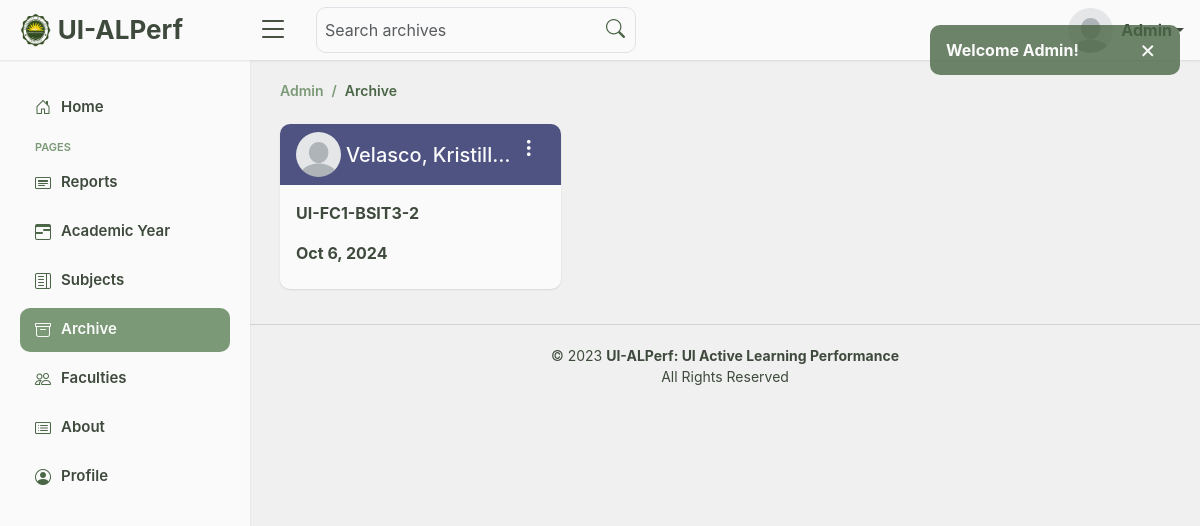
Page /admin/admin_archive.php (signed in) on the committed database.
### tables this page shows
CREATE TABLE `class_report_info` (
  `report_info_id` int(255) NOT NULL,
  `admin_id` int(255) NOT NULL,
  `faculty_id` int(255) NOT NULL,
  `section` varchar(255) NOT NULL,
  `instructor` varchar(255) NOT NULL,
  `subject` varchar(255) NOT NULL,
  `date` date NOT NULL,
  `school_year` varchar(255) NOT NULL,
  `semester` varchar(255) NOT NULL,
  `observer_name` varchar(255) NOT NULL,
  `admin_archive` tinyint(1) DEFAULT 1,
  `faculty_archive` tinyint(1) DEFAULT 1
);

### admin/admin_archive.php (the view, shortened to what this page needs)
<?php
  include "../process_admin.php";
  if(isset($_SESSION['session_admin'])){
    $admin_ID = $_SESSION['session_admin'];
    ?>
      <!DOCTYPE html>
      <html lang="en">
      <head>
        <link href="../assets/vendor/bootstrap/css/bootstrap.min.css" rel="stylesheet">
        <link href="../assets/vendor/bootstrap-icons/bootstrap-icons.css" rel="stylesheet">
        <link href="../assets/vendor/boxicons/css/boxicons.min.css" rel="stylesheet">
        <link href="../assets/css/admin.css" rel="stylesheet">
      </head>
      <body>
        <?php include "../includes/alerts.php"; ?>
        <?php include "../includes/admin_header.php"; ?>
        <?php include "../includes/admin_sidebar.php"; ?>
        <main id="main" class="main">
          <div class="pagetitle d-flex justify-content-between">
            <div>
              <nav>
                <ol class="breadcrumb">
                  <li class="breadcrumb-item"><a href="admin_home.php">Admin</a></li>
                  <li class="breadcrumb-item active">Archive</li>
                </ol>
              </nav>
            </div>
          </div>
          <section class="section report">
            <div class="row">
              <?php
                if(!isset($_GET['search_archive'])){
                  $class_report = mysqli_query($conn, "SELECT info.*,stu.*,ins.*,com.*
                  FROM `class_report_info` info
                  LEFT JOIN `class_report_stu` stu ON info.report_info_id = stu.report_stu_id
                  LEFT JOIN `class_report_ins` ins ON info.report_info_id = ins.report_ins_id
                  LEFT JOIN `class_report_com` com ON info.report_info_id = com.report_com_id
                  WHERE info.admin_id = '$admin_ID' AND info.admin_archive = FALSE ORDER BY info.report_info_id DESC");
                  if(mysqli_num_rows($class_report) > 0){
                    while($row = mysqli_fetch_assoc($class_report)){
                      $faculty_ID = $row['faculty_id'];
                      $check_faculty_pic = mysqli_query($conn, "SELECT `faculty_pic_path` FROM `faculty_pic` WHERE `id` = '$faculty_ID'");
                      if($fetch_faculty_pic = mysqli_fetch_assoc($check_faculty_pic)){
                        $faculty_pic = "../assets/img/faculty_img/" . $fetch_faculty_pic['faculty_pic_path'];
                      }else{
                        $faculty_pic = "../assets/img/default.jpg";
                      }
                      ?>
                        <div class="col-md-6 col-lg-4">
                          <div class="card">
                            <div class="card-header archive-card d-flex justify-content-between align-items-start">
                              <div class="d-flex align-items-center herds">
                                <div class="picsur">
                                  <img src="<?php echo $faculty_pic; ?>">
                                </div>
                                <h5> <?php echo $row['instructor'] ?> </h5>
                              </div>
                              <div class="dropdown">
                                <button type="button" class="dots border-0" id="dropdownMenuButton" data-bs-toggle="dropdown">
                                  <i class="bi bi-three-dots-vertical"></i>
                                </button>
                              </div>
                            </div>
                            <a href="admin_archives_view.php?report_info_id=<?php echo $row['report_info_id']; ?>&report_stu_id=<?php echo $row['report_stu_id']; ?>&report_ins_id=<?php echo $row['report_ins_id']; ?>&report_com_id=<?php echo $row['report_com_id']; ?>">
                              <div class="card-body">
                                <p class="fw-bold"><?php echo $row['section'] ?></p>
                                <p class="fw-bold mb-2"><?php echo date('M j, Y', strtotime($row['date'])); ?></p>
                              </div>
                            </a>
                          </div>
                        </div>
                      <?php
                    }
                  }else{
                    ?>
                      <div class="text-center fw-bold pagorflok">
                        <p>No Archive</p>
                      </div>
                    <?php
                  }
                }else{
                  include "../includes/search.php";
                }
              ?>
            </div>
          </section>
        </main>
        <footer id="footer" class="footer">
          <div class="copyright">
            &copy; 2023 <strong><span> UI-ALPerf: UI Active Learning Performance </span></strong><br> All Rights Reserved
          </div>
        </footer>
      </body>
      </html>
    <?php
  }else{
    header("Location: ../index.php"); exit;
  }
?>

### assets/css/admin.css (style rules this page uses)
:root { scroll-behavior: smooth; }
body { font-family: -apple-system, BlinkMacSystemFont, "Segoe UI", Roboto, "Helvetica Neue", Arial, "Noto Sans", sans-serif, "Apple Color Emoji", "Segoe UI Emoji", "Segoe UI Symbol", "Noto Color Emoji"; background: #F0F0F0; }
a { text-decoration: none; }
#main { margin-top: 60px; padding: 20px 30px; transition: all 0.3s; }
.pagetitle { margin-bottom: 7px; }
.breadcrumb { font-size: 14px; font-family: -apple-system, BlinkMacSystemFont, "Segoe UI", Roboto, "Helvetica Neue", Arial, "Noto Sans", sans-serif, "Apple Color Emoji", "Segoe UI Emoji", "Segoe UI Symbol", "Noto Color Emoji"; font-weight: 600; }
.breadcrumb a { color: #7B9977; transition: 0.3s; }
.breadcrumb .breadcrumb-item::before { color: #7B9977; }
.breadcrumb .active { color: #4A6646; font-weight: 600; }
@media (min-width: 1200px) { #main, #footer { margin-left: 250px; } }
.report .card { border: none; background-color: #FAFAFA; box-shadow: rgba(0, 0, 0, 0.1) 0px 1px 2px 0px; border-radius: 10px; margin-bottom: 15px; }
.report .card .card-header { background-color: #4A6646; color: #FAFAFA; border-radius: 10px 10px 0 0; border-bottom: none; }
.report .card .archive-card { background-color: #4E5382; }
.report .card .card-header .herds { overflow: hidden; }
.report .card .card-header .herds .picsur { width: 45px; height: 45px; overflow: hidden; border-radius: 50%; margin-right: 5px; flex-shrink: 0; }
.report .card .card-header .herds .picsur img { width: 100%; height: 100%; }
.report .card .card-header .herds h5 { overflow: hidden; white-space: nowrap; text-overflow: ellipsis; margin: 0; }
.report .card .card-header .dots { background: none; color: #FAFAFA; font-size: 20px; }
.report .card .card-body { transition: .2s; }
.report .card .card-body p { color: #3E4A3C; }
.footer { padding: 20px 0; font-size: 14px; transition: all 0.3s; border-top: 1px solid #D0D6CE; }
.footer .copyright { text-align: center; color: #3E4A3C; }

### rows in the picture
class_report_info: instructor "Velasco, Kristill…", section "UI-FC1-BSIT3-2", date "Oct 6, 2024"

### other values in the picture
$_SESSION['success_alert'] "Welcome Admin!"
